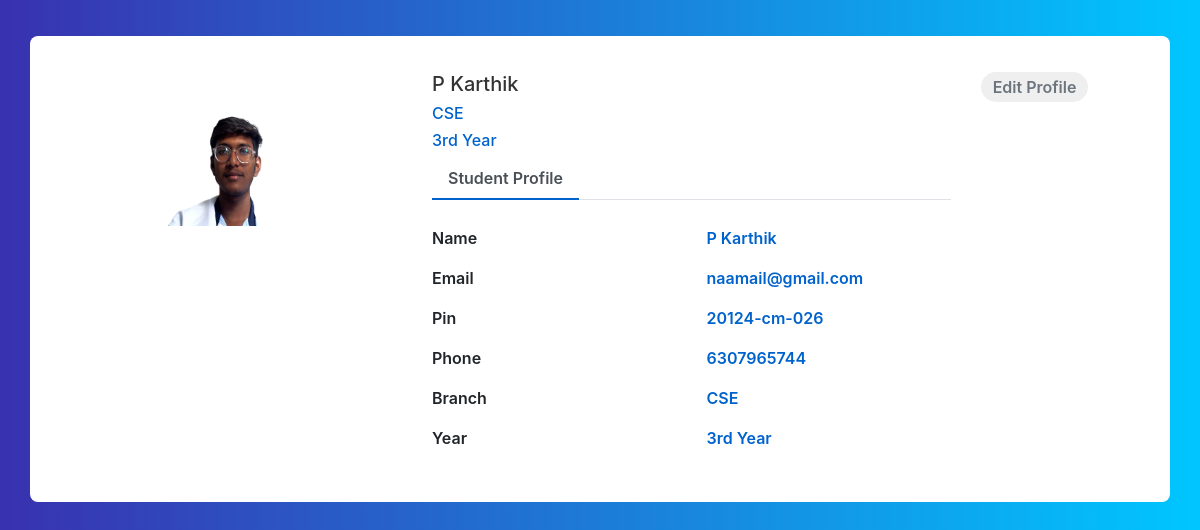
Screenshot of /details/ with the database file from the repository.
### core/models.py (models this page shows, shortened)
class Profile(models.Model):
    first_name = models.CharField(max_length=70)
    last_name = models.CharField(max_length=70)
    date = models.DateField()
    pin = models.CharField(max_length=12)
    phone = models.BigIntegerField()
    email = models.EmailField()
    profession = models.CharField(choices=branch,max_length=20,null=True,blank=False,default='CSE')     #Branch
    status = models.CharField(choices=types,max_length=20,null=True,blank=False,default='employee')     #Year
    present = models.BooleanField(default=False)
    image = models.ImageField()
    updated = models.DateTimeField(auto_now=True)

### core/views.py (the view)
# urls.py: path('details/', details, name= 'details'),
def details(request):
    try:
        last_face = LastFace.objects.last()
        profile = Profile.objects.get(Q(image__icontains=last_face))
    except:
        last_face = None
        profile = None
    context = {
        'profile': profile,
        'last_face': last_face
    }
    return render(request, 'core/details.html', context)

### core/models.py (called while the page is built)
    def __str__(self):
        return self.last_face

### core/templates/core/details.html (shortened to what this page needs)
{% extends "core/base.html" %}
{% load static %}
{% block content %}
{% if profile == None %}
<div class="container emp-profile">
    <div class="row">
        <div class="col-md-5">
            <div class="alert alert-warning">
                <svg width="1.0625em" height="1em" viewBox="0 0 17 16" class="bi bi-exclamation-triangle"
                    fill="currentColor" xmlns="http://www.w3.org/2000/svg">
                    <path fill-rule="evenodd"
                        d="M7.938 2.016a.146.146 0 0 0-.054.057L1.027 13.74a.176.176 0 0 0-.002.183c.016.03.037.05.054.06.015.01.034.017.066.017h13.713a.12.12 0 0 0 .066-.017.163.163 0 0 0 .055-.06.176.176 0 0 0-.003-.183L8.12 2.073a.146.146 0 0 0-.054-.057A.13.13 0 0 0 8.002 2a.13.13 0 0 0-.064.016zm1.044-.45a1.13 1.13 0 0 0-1.96 0L.165 13.233c-.457.778.091 1.767.98 1.767h13.713c.889 0 1.438-.99.98-1.767L8.982 1.566z" />
                    <path
                        d="M7.002 12a1 1 0 1 1 2 0 1 1 0 0 1-2 0zM7.1 5.995a.905.905 0 1 1 1.8 0l-.35 3.507a.552.552 0 0 1-1.1 0L7.1 5.995z" />
                </svg>
                <p><b>Note: </b>
                <ul>
                    <li>It takes some time to turn on the scanner if your computer hardware
                        does not meet the requirements of the face recognition software</li>
                    <li>consider providing good lighting and good resolution cameras
                        for the software to work properly</li>
                </ul>
                <small>(this window will disappear after running the first scan)</small>
                </p>
            </div>
        </div>
        <div class="col-md-1">
        </div>
        <div class="col-md-6">
            <div>
                <img src="{% static 'img/fgirl.jpg'%}" alt="" width="99%">
            </div>
        </div>
    </div>
</div>
{% else %}
<div class="container emp-profile">
        <div class="row">
            <div class="col-md-4">
                <div class="profile-img">
                    <img src="{{ profile.image.url }}" alt="" />
                </div>
            </div>
            <div class="col-md-6">
                <div class="profile-head">
                    <h5>
                        {{profile.first_name}} {{profile.last_name}}
                    </h5>
                    <h6>
                        {{profile.profession }}
                    </h6>
                    <h6>
                        {{profile.status }}
                    </h6>
                    <ul class="nav nav-tabs" id="myTab" role="tablist">
                        <li class="nav-item">
                            <a class="nav-link active" id="home-tab" data-toggle="tab" href="#home" role="tab"
                                aria-controls="home" aria-selected="true">Student Profile</a>
                        </li>
                    </ul>
                </div>
            </div>
            <div class="col-md-2">
                <a href="{% url 'edit_profile' profile.id %}"><input type="button" class="profile-edit-btn" name="btnAddMore" value="Edit Profile" /></a>
            </div>
        </div>
        <div class="row">
            <div class="col-md-4">
            </div>
            <div class="col-md-6">
                <div class="tab-content profile-tab" id="myTabContent">
                    <div class="tab-pane fade show active" id="home" role="tabpanel" aria-labelledby="home-tab">
                        <div class="row">
                            <div class="col-md-6">
                                <label>Name</label>
                            </div>
                            <div class="col-md-6">
                                <p>{{profile.first_name}} {{profile.last_name}}</p>
                            </div>
                        </div>
                        <div class="row">
                            <div class="col-md-6">
                                <label>Email</label>
                            </div>
                            <div class="col-md-6">
                                <p>{{profile.email}}</p>
                            </div>
                        </div>
                        <div class="row">
                            <div class="col-md-6">
                                <label>Pin</label>
                            </div>
                            <div class="col-md-6">
                                <p>{{profile.pin}}</p>
                            </div>
                        </div>
                        <div class="row">
                            <div class="col-md-6">
                                <label>Phone</label>
                            </div>
                            <div class="col-md-6">
                                <p>{{profile.phone}}</p>
                            </div>
                        </div>
                        <div class="row">
                            <div class="col-md-6">
                                <label>Branch</label>
                            </div>
                            <div class="col-md-6">
                                <p>{{ profile.profession }}</p>
                            </div>
                        </div>
                        <div class="row">
                            <div class="col-md-6">
                                <label>Year</label>
                            </div>
                            <div class="col-md-6">
                                <p>{{ profile.status }}</p>
                            </div>
                        </div>
                    </div>
                </div>
            </div>
        </div>
</div>
{% endif %}
{% endblock content %}

### static/css/details.css (style rules this page uses)
.emp-profile { padding: 3%; margin-top: 3%; margin-bottom: 3%; border-radius: 0.5rem; background: #fff; }
.profile-img { text-align: center; }
.profile-img img { width: 70%; height: 100%; }
.profile-head h5 { color: #333; }
.profile-head h6 { color: #0062cc; }
.profile-edit-btn { border: none; border-radius: 1.5rem; width: 70%; padding: 2%; font-weight: 600; color: #6c757d; cursor: pointer; }
.profile-head .nav-tabs { margin-bottom:5%; }
.profile-head .nav-tabs .nav-link { font-weight:600; border: none; }
.profile-head .nav-tabs .nav-link.active { border: none; border-bottom:2px solid #0062cc; }
.profile-tab label { font-weight: 600; }
.profile-tab p { font-weight: 600; color: #0062cc; }

### static/css/body.css (style rules this page uses)
body { background: -webkit-linear-gradient(left, #3931af, #00c6ff); }

### rows the page displays
Profile: image (picture), first_name "P", last_name "Karthik", profession "CSE", status "3rd Year", email "naamail@gmail.com", pin "20124-cm-026", phone "6307965744"
